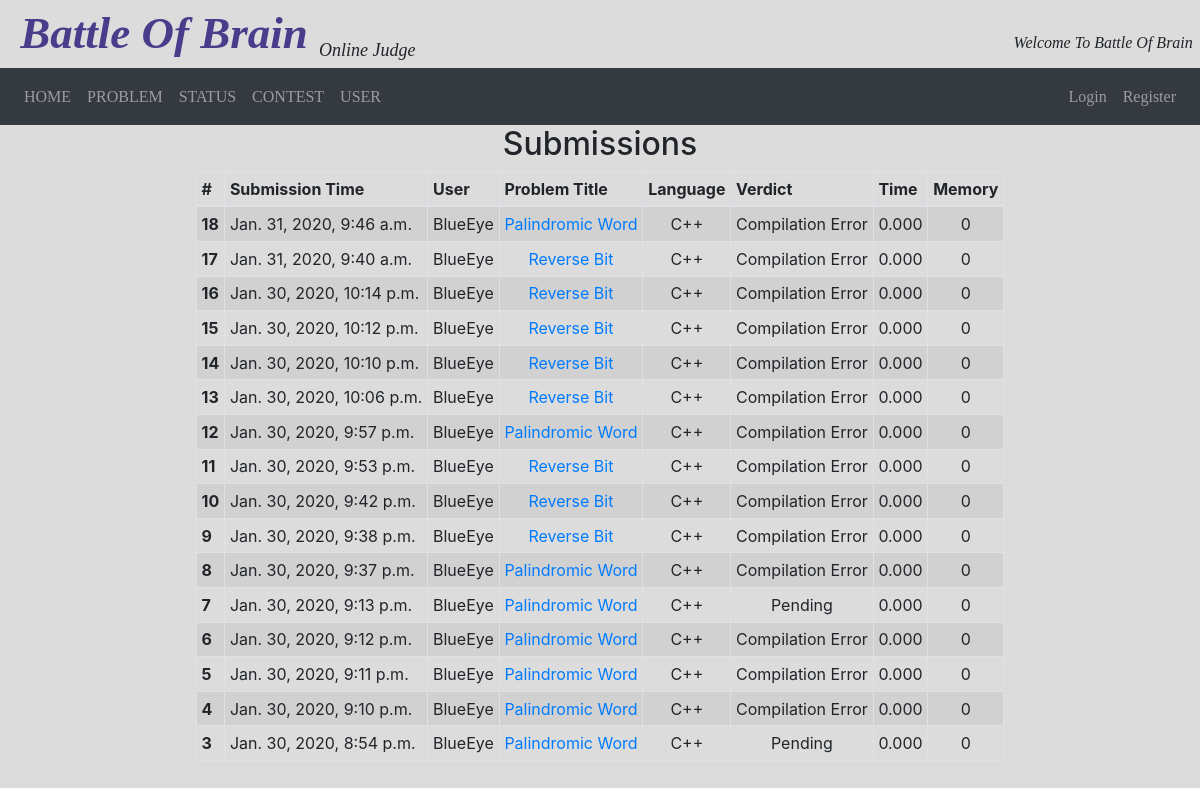
The app's page /submission/, older data.
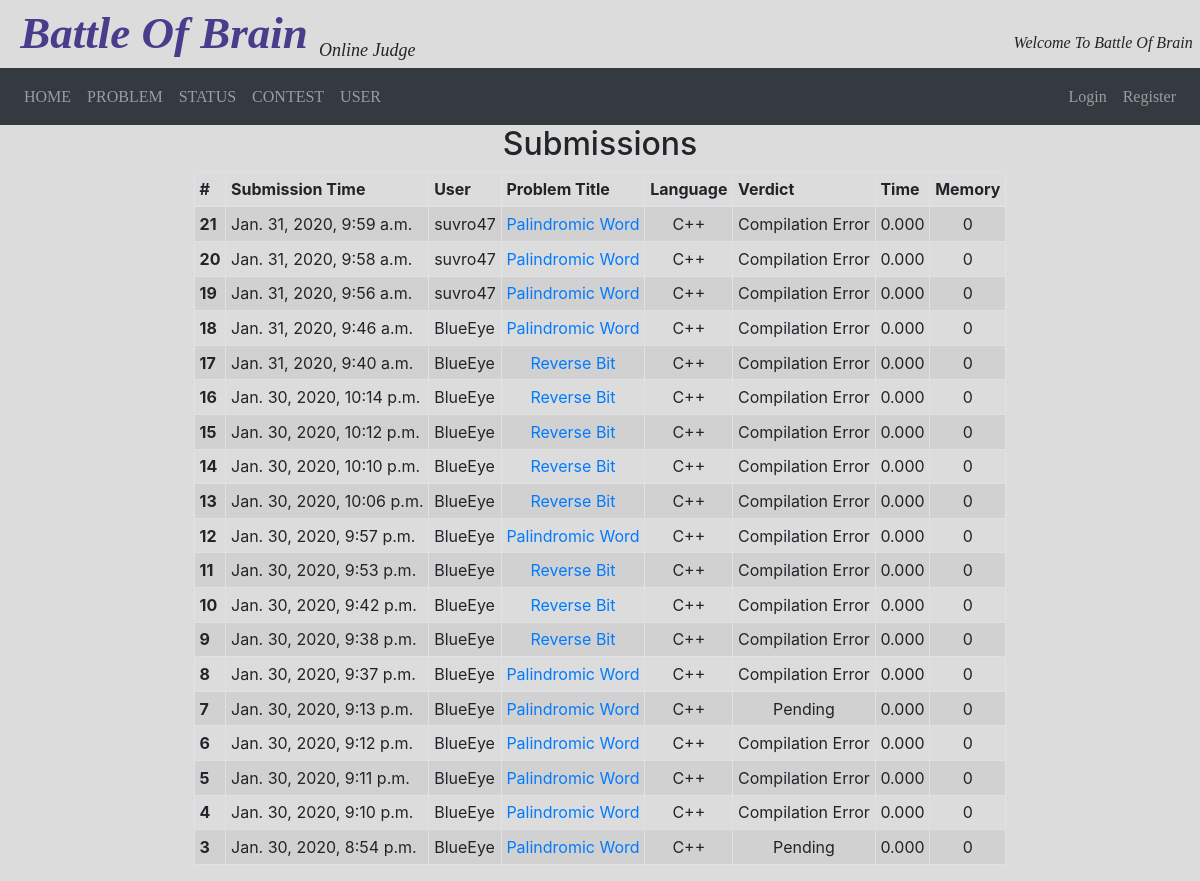
The same page, newer data.
### submission/models.py (models this page shows, shortened)
class Submission(models.Model):
    user_id = models.ForeignKey(CustomUser, on_delete=models.CASCADE)
    problem_id = models.ForeignKey(Problem, on_delete=models.CASCADE)
    timestamp = models.DateTimeField(auto_now_add=True)
    language = models.CharField(max_length=10, choices=LANG_CHOICES, default='C++')
    verdict = models.IntegerField(choices=VERDICT_CHOICES, default=0)
    time = models.DecimalField(max_digits=5, decimal_places=3, default=0.0)
    memory = models.IntegerField(default=0)
    code = models.FileField(upload_to=path_to_save)

### user/models.py (models this page shows, shortened)
class CustomUser(AbstractUser):
    full_name = models.CharField(max_length=100, blank=False)
    institute = models.CharField(max_length=100, blank=False)
    country = models.CharField(max_length=100, blank=False)
    problem_tried = models.IntegerField(default=0)
    problem_solved = models.IntegerField(default=0)

### problem/models.py (models this page shows, shortened)
class Problem(models.Model):
    title = models.CharField(max_length=100, blank=False)
    difficulty = models.CharField(max_length=100)
    tags = models.CharField(max_length=100)
    description = RichTextUploadingField()
    sample_input = RichTextUploadingField()
    sample_output = RichTextUploadingField()
    time_limit = models.IntegerField(default=1)  # different time limit for different languages
    memory_limit = models.IntegerField(default=256)
    input_file = models.FileField(upload_to=path_to_save)
    output_file = models.FileField(upload_to=path_to_save)
    no_of_submissions = models.IntegerField(default=0)
    no_of_accepted = models.IntegerField(default=0)

### problem/views.py (the view)
# urls.py: path('submission/', prob_views.submit_code, name='submission'),
def submit_code(request):
    submission = Submission.objects.all().order_by('-id') #descending order
    context = {'submission': submission}
    return render(request, 'submit.html', context)

### templates/submit.html (shortened to what this page needs)
{% extends 'base.html' %}
{% block content %}
<h2 align = 'center'>Submissions</h2>
<table class="table table-sm table-striped table-bordered w-auto" align="center">
  <thead>
    <tr>
      <th scope="col">#</th>
      <th scope="col">Submission Time</th>
      <th scope="col">User</th>
      <th scope="col">Problem Title</th>
      <th scope="col">Language</th>
      <th scope="col">Verdict</th>
      <th scope="col">Time</th>
      <th scope="col">Memory</th>
    </tr>
  </thead>
    <tbody>
    {% for sub in submission %}
        <tr>
          <th scope="row">{{sub.id}}</th>
          <td>{{sub.timestamp}}</td>
          <td> {{sub.user_id.username}}</td>
          <td align = 'center'><a href="/problem/{{sub.problem_id.id}}">{{sub.problem_id.title}}</a></td>
          <td align = 'center'>{{sub.language}}</td>
          <td align = 'center'>{{sub.get_verdict_display}}</td>
          <td align = 'center'>{{sub.time}}</td>
          <td align = 'center'>{{sub.memory}}</td>
        </tr>
    {% endfor %}
  </tbody>
</table>
{% endblock %}

### templates/base.html (shortened to what this page needs)
<!doctype html>
<html lang="en">
<head>
    <link rel="stylesheet" href="https://stackpath.bootstrapcdn.com/bootstrap/4.2.1/css/bootstrap.min.css">
</head>
<body class ='bg'>
<p1 style=" font-family: 'Times New Roman', serif; font-size:45px; "> <font color="#dcdcdc"> | </font> <i> <b> <a href="{% url 'home' %}" style="text-decoration: none"> <font color="#483D8B"> Battle Of Brain </font> </a> </b> </i> <sub> <font size = "4" > <i> Online Judge </i></font> </sub>  <p4 style="float:right"> <font size="3"> <i>Welcome To Battle Of Brain </i>  <font color="#dcdcdc"> | </font> </font></p4> </p1>
   <nav class="navbar navbar-expand-lg navbar-dark bg-dark">
       <div class="collapse navbar-collapse" id="navbarNavDropdown">
           <ul class="navbar-nav">
              <li class="nav-item">
                   <a class="nav-link" href="{% url 'home' %}"> <p1 style=" font-family : 'Times New Roman'; "> HOME </p1> </a>
              </li>
              <li class="nav-item">
                  <a class="nav-link" href="{% url 'problems' %}">  <p1 style=" font-family : 'Times New Roman'; "> PROBLEM </p1> </a>
              </li>
              <li class="nav-item">
                  <a class="nav-link" href="{% url 'submission' %}">  <p1 style=" font-family : 'Times New Roman'; "> STATUS </p1>  </a>
              </li>
              <li class="nav-item">
                  <a class="nav-link" href= "#"> <p1 style=" font-family : 'Times New Roman'; "> CONTEST </p1> </a>
              </li>
              <li class="nav-item">
                  <a class="nav-link" href="{% url 'profiles' %}">  <p1 style=" font-family : 'Times New Roman'; "> USER </p1> </a>
              </li>
           </ul>
       </div>
       <div class="navbar-nav ml-auto">
        {% if user.is_authenticated %}
           <a href = "{% url 'profile' %}" class="nav-item nav-link"> <p1 style=" font-family : 'Times New Roman'; "> {{user.username}} </p1> </a>
            <a href = "{% url 'logout' %}?next={{request.path}}" class="nav-item nav-link"><p1 style=" font-family : 'Times New Roman'; "> Logout </p1> </a>
        {% else %}
           <a href="{% url 'login' %}?next={{request.path}}" class="nav-item nav-link"> <p1 style=" font-family : 'Times New Roman'; "> Login </p1> </a>
           <a href="{% url 'signup' %}" class="nav-item nav-link"><p1 style=" font-family : 'Times New Roman'; "> Register </p1> </a>
        {% endif %}
       </div>
   </nav>
<div class = 'main_body'>
{% block content %}
{% endblock %}
</div>
  </body>
</html>

### templates/base.html (style rules this page uses)
.bg { background-color: #dcdcdc; min-height : 100%; }

Row changes from the older to the newer data that the page shows:
added Submission: id "21", timestamp "Jan. 31, 2020, 9:59 a.m.", user_id.username "suvro47", problem_id "Palindromic Word", language "C++", verdict "Compilation Error", time "0.000", memory "0"
added Submission: id "20", timestamp "Jan. 31, 2020, 9:58 a.m.", user_id.username "suvro47", problem_id "Palindromic Word", language "C++", verdict "Compilation Error", time "0.000", memory "0"
added Submission: id "19", timestamp "Jan. 31, 2020, 9:56 a.m.", user_id.username "suvro47", problem_id "Palindromic Word", language "C++", verdict "Compilation Error", time "0.000", memory "0"
